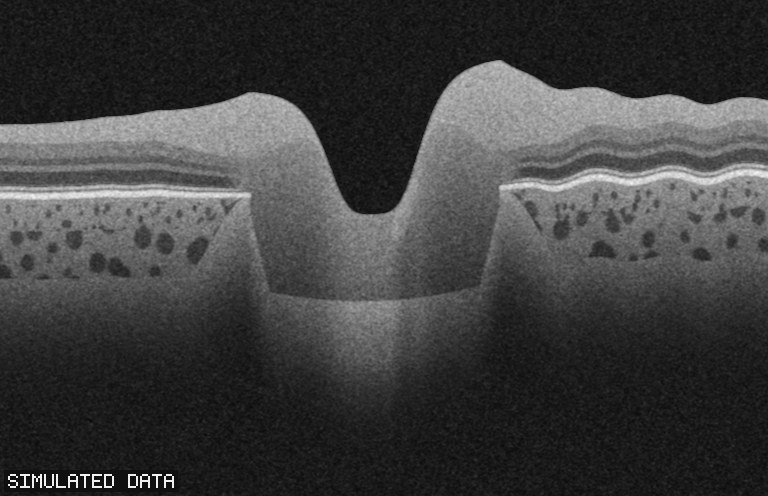
#> input picture monitoreo-salud-astronautas/sistema-de-diseno/sistema/assets/img/simulado-corte-C-OD-d118-k0.jpg, 768 x 496 px, given in place of f_000.00.png, which was not available
$ python hoja_storyboard.py ../../sistema-de-diseno/sistema/assets/img
#> lines starting #> are read from the running program, lines starting #| are printed output that depends on the picture
"""Lynceus demo video: the storyboard sheet. SIMULATED DATA.

The storyboard frames are drawn by the engine itself (render.py --cuadros), at the moments
listed in CUADROS; this script lays them out on one sheet with the voice and a note.

Usage (python3 with Pillow):
    python3 hoja_storyboard.py --tiempos                       prints the times, for render.py
    python3 hoja_storyboard.py CARPETA                         CARPETA/storyboard.png, from CARPETA/f_*.png
Both steps:
    python render.py --cuadros CARPETA $(python3 hoja_storyboard.py --tiempos)
    python3 hoja_storyboard.py CARPETA
"""
import os
import sys

# (time in s, voice, what is seen). The time is a moment of the final video.
CUADROS = [
    (0.00, 'Day 126.', 'Cuadro 0 y miniatura. El astronauta (SIM-CREW-C) en el ojo de buey, la Tierra, DAY 126.'),
    (3.05, 'You see fine.', 'Se marca su ojo derecho (OD): el del cambio.'),
    (4.05, 'But the back of your eye…', 'La cámara entra por la pupila: el corte por el nervio óptico.'),
    (6.40, '…is swelling. And you can’t feel it.', 'Día 126 (continua) contra antes del vuelo (trazos), alineados por la membrana. Motor real.'),
    (9.60, '…seventy percent of astronauts…', '70 % con su fuente. Siete de diez perfiles encendidos.'),
    (13.30, 'The specialist… is on Earth.', 'La Tierra y la nave, unidas por una línea de trazos.'),
    (15.40, 'Up to forty minutes away.', '40 min: ida y vuelta de la señal a la distancia de Marte.'),
    (16.55, 'So Lynceus reads it on board.', 'Captura: los 48 cortes radiales sobre el fondo de ojo.'),
    (17.95, '(sigue)', 'La pantalla de resultado completa, con los datos del motor.'),
    (18.90, 'What changed.', 'Corte 1: ojo derecho, Caution · Clinically concerning.'),
    (19.90, 'How much.', 'Corte 2: +60 µm, rango 51 a 69 µm.'),
    (20.90, 'How sure.', 'Corte 3: la escala y Likely 85 %.'),
    (21.95, 'What to do next.', 'Corte 4: avisar al médico de vuelo sin esperar.'),
    (23.20, '…gets the full report,', 'Your doctor on Earth gets the full report: el informe viaja por la línea hasta la Tierra.'),
    (26.45, '…and makes the call.', 'La médica de vuelo lee el informe y aprieta TALK.'),
    (29.60, 'Lynceus. See what you can’t feel.', 'Tarjeta final. Datos simulados; no es un dispositivo médico.'),
]

FONT = '/usr/share/fonts/truetype/dejavu/DejaVuSans.ttf'
FONT_B = '/usr/share/fonts/truetype/dejavu/DejaVuSans-Bold.ttf'


def wrap(draw, text, font, width):
    words, lines, cur = text.split(), [], ''
    for w in words:
        test = (cur + ' ' + w).strip()
        if draw.textlength(test, font=font) <= width:
            cur = test
        else:
            lines.append(cur)
            cur = w
    if cur:
        lines.append(cur)
    return lines


def sheet(folder):
    from PIL import Image, ImageDraw, ImageFont
    cols, tw, th, gap, cap = 4, 600, 338, 24, 118
    rows = (len(CUADROS) + cols - 1) // cols
    W = cols * tw + (cols + 1) * gap
    H = 120 + rows * (th + cap + gap) + gap
    out = Image.new('RGB', (W, H), (14, 14, 14))
#> out: PIL image 2520x2064 RGB; every value is 14
    d = ImageDraw.Draw(out)
    f_title, f_b, f_r, f_s = ImageFont.truetype(FONT_B, 34), ImageFont.truetype(FONT_B, 21), ImageFont.truetype(FONT, 19), ImageFont.truetype(FONT, 17)
    d.text((gap, 30), 'Lynceus · video demo de 30 s · storyboard', font=f_title, fill=(255, 255, 255))
    d.text((gap, 76), 'Cuadros dibujados por el motor de animación. DATOS SIMULADOS: tripulante ficticio, instrumento virtual, motor de análisis real.', font=f_r, fill=(198, 201, 206))
    for i, (t, voz, nota) in enumerate(CUADROS):
        path = os.path.join(folder, f'f_{t:06.2f}.png')
        x = gap + (i % cols) * (tw + gap)
        y = 120 + (i // cols) * (th + cap + gap)
        im = Image.open(path).convert('RGB').resize((tw, th), Image.LANCZOS)
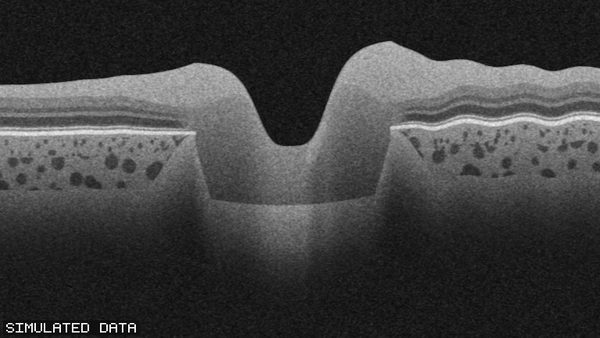
#> im: PIL image 600x338 RGB; min 0, max 255, mean 62.7
        out.paste(im, (x, y))
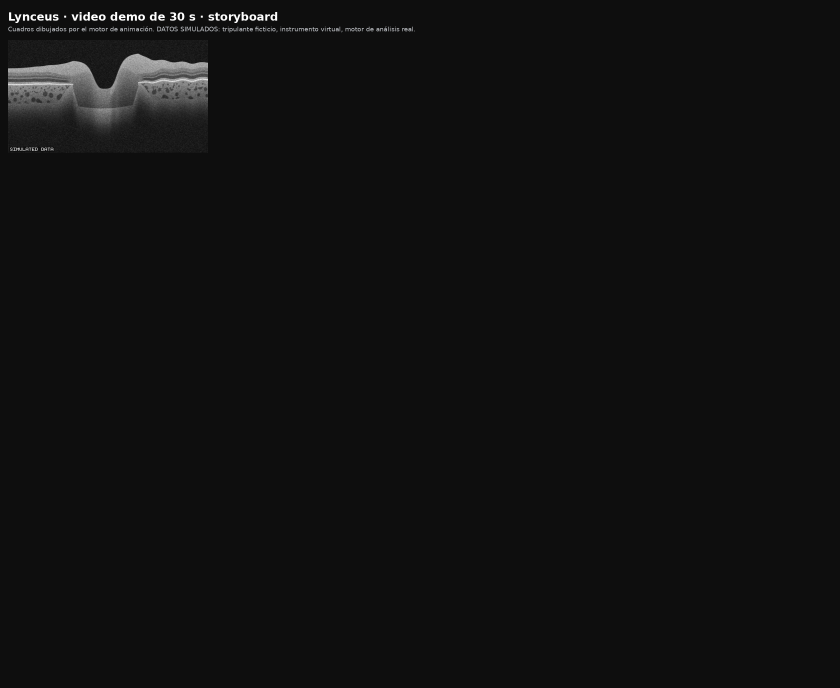
#> out: PIL image 2520x2064 RGB (shown at 1/3 size); mean R, G, B 16.4, 16.4, 16.4
        d.rectangle((x, y, x + tw - 1, y + th - 1), outline=(58, 58, 58))
        d.text((x, y + th + 10), f'{i + 1:02d} · {t:05.2f} s', font=f_b, fill=(255, 255, 255))
        d.text((x + 150, y + th + 10), voz, font=f_b, fill=(255, 216, 77) if i in (9, 10, 11, 12) else (220, 220, 220))
        for j, ln in enumerate(wrap(d, nota, f_s, tw)[:3]):
#> in wrap, `words, lines, cur = text.split(), [], ''`: words = ['Cuadro', '0', 'y', 'miniatura.', 'El', 'astronauta', '(SIM-CREW-C)', 'en', 'el', 'ojo', 'de', 'buey,', 'la', 'Tierra,', 'DAY', '126.']; cur = ''
            d.text((x, y + th + 42 + j * 22), ln, font=f_s, fill=(159, 163, 169))
#> this loop made 2 passes
#> pass 2 of the loop in sheet, `for i, (t, voz, nota) in enumerate(CUADROS):`:
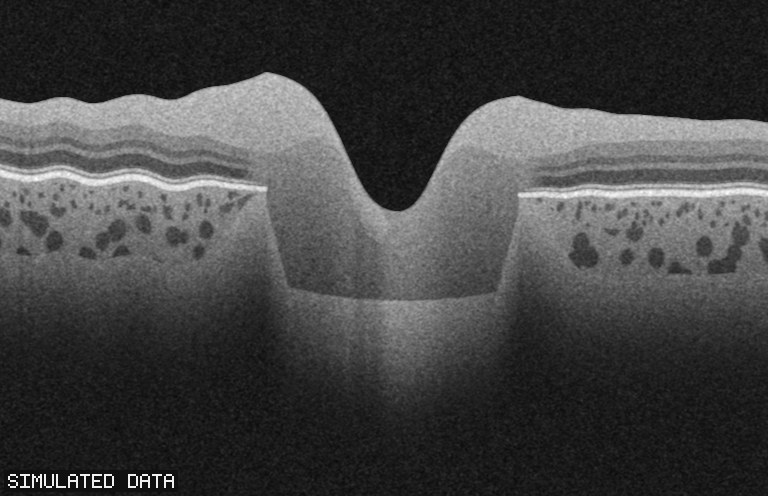
#> input picture monitoreo-salud-astronautas/sistema-de-diseno/sistema/assets/img/simulado-corte-C-OS-d118-k0.jpg, 768 x 496 px, given in place of f_003.05.png, which was not available
#> in sheet, `im = Image.open(path).convert('RGB').resize((tw, th), Image.LANCZOS)`:
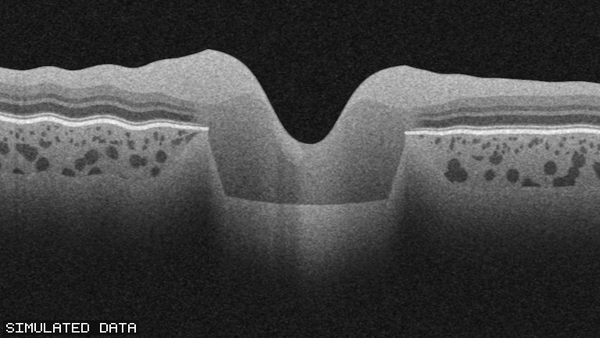
#> im: PIL image 600x338 RGB; min 0, max 255, mean 66.6
#> in sheet, `out.paste(im, (x, y))`:
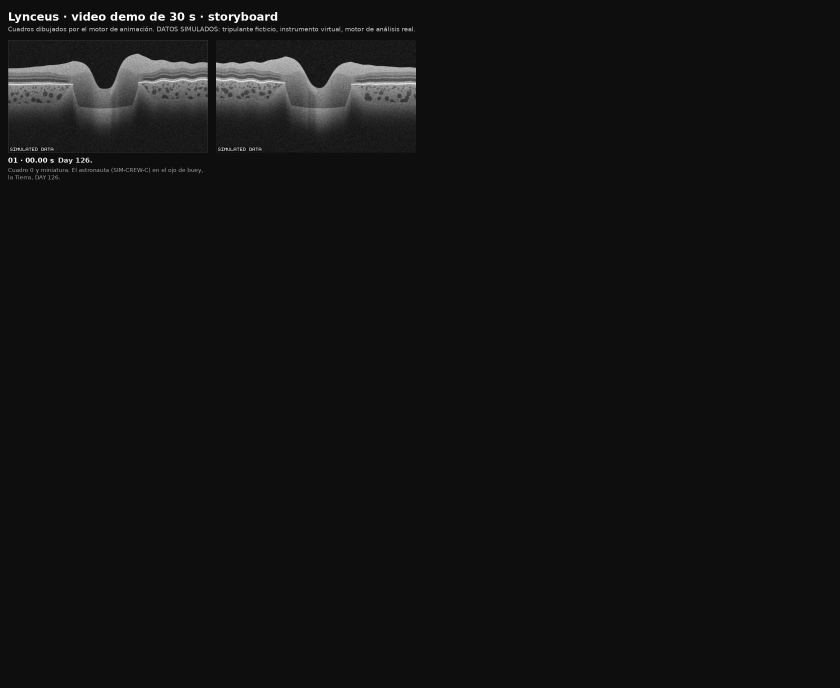
#> out: PIL image 2520x2064 RGB (shown at 1/3 size); mean R, G, B 18.6, 18.6, 18.6
#> the loop in sheet, `for j, ln in enumerate(wrap(d, nota, f_s, tw)[:3]):` made 1 pass
    dest = os.path.join(folder, 'storyboard.png')
    out.save(dest, optimize=True)
    print(dest, out.size)


if __name__ == '__main__':
    if len(sys.argv) > 1 and sys.argv[1] == '--tiempos':
        print(' '.join(f'{t:.2f}' for t, _, _ in CUADROS))
    elif len(sys.argv) > 1:
#> (the run stopped early here; a loop or call above may not have finished)
